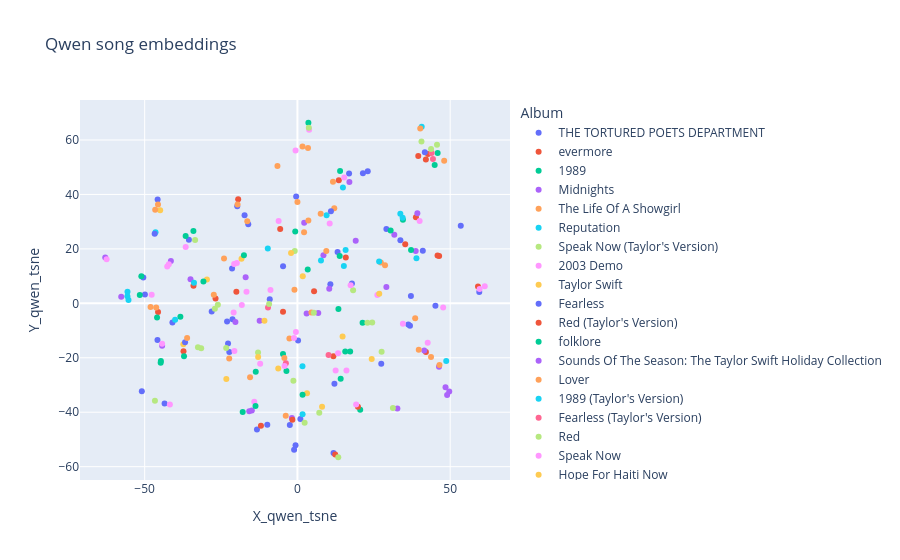

Notebook cell for this chart:
### Code cell
fig = px.scatter(
    dataset, 
    x="X_qwen_tsne", 
    y="Y_qwen_tsne", 
    color="Album",
    title="Qwen song embeddings",
    hover_name="Song Name"
)

fig.show()

html_str = fig.to_html(full_html=False, include_plotlyjs='cdn')

with open("figures/qwen_song_Album.html", "w") as f:
    f.write(html_str)

### Figure 1 — Plotly figure (JSON) as saved in the notebook; plotly's stock layout.template omitted (floating-point values rounded to 4 significant figures)
{"data": [{"hovertemplate": "<b>%{hovertext}</b><br><br>Album=THE TORTURED POETS DEPARTMENT<br>X_qwen_tsne=%{x}<br>Y_qwen_tsne=%{y}<extra></extra>", "hovertext": ["Cassandra", "Chloe or Sam or Sophia or Marcus", "imgonnagetyouback", "So High School", "The Manuscript", "Fortnight", "My Boy Only Breaks His Favorite Toys", "The Alchemy", "The Albatross", "Fresh Out The Slammer", "thanK you aIMee", "The Tortured Poets Department", "\\u200eloml", "Peter", "So Long, London", "The Prophecy", "The Bolter", "Florida!!!", "I Can Do It With A Broken Heart", "But Daddy I Love Him", "Guilty As Sin?", "Clara Bow", "Robin", "The Smallest Man Who Ever Lived", "Down Bad", "I Can Fix Him (No Really I Can)", "The Black Dog", "How Did It End?", "I Look in People's Windows", "I Hate It Here", "Who's Afraid Of Little Old Me?"], "legendgroup": "THE TORTURED POETS DEPARTMENT", "marker": {"color": "#636efa", "symbol": "circle"}, "mode": "markers", "name": "THE TORTURED POETS DEPARTMENT", "orientation": "v", "showlegend": true, "type": "scatter", "x": [-13.25, 12.11, 13.15, -19.7, 41.04, 36.85, -40.92, 0.2117, 29.12, 37.14, -2.484, -45.81, 0.9655, -0.6173, -22.71, -28.06, -45.76, 36.3, -35.52, -17.3, -16.1, 23.01, -43.48, -23.03, -21.4, 45.16, -21.24, -9.864, 27.43, 33.7, -50.44], "xaxis": "x", "y": [-46.32, -29.53, 18.89, 35.63, 19.32, -8.203, -7.044, -13.61, 27.33, 2.692, -44.66, -13.47, -42.52, -52.1, -14.79, -3.02, 38.1, -7.766, 23.36, 32.36, 29.07, 48.56, -36.82, -6.639, 12.81, -0.8765, -5.848, -44.63, -22.16, 23.15, 9.532], "yaxis": "y"}, {"hovertemplate": "<b>%{hovertext}</b><br><br>Album=evermore<br>X_qwen_tsne=%{x}<br>Y_qwen_tsne=%{y}<extra></extra>", "hovertext": ["ivy", "coney island", "no body, no crime", "cowboy like me", "happiness", "closure", "it's time to go", "right where you left me", "willow", "gold rush", "long story short", "marjorie", "tolerate it", "champagne problems", "dorothea", "'tis the damn season", "evermore"], "legendgroup": "evermore", "marker": {"color": "#EF553B", "symbol": "circle"}, "mode": "markers", "name": "evermore", "orientation": "v", "showlegend": true, "type": "scatter", "x": [-11.94, 42.75, 39.56, 15.83, -4.716, -34.02, 45.86, 46.38, -26.8, -5.643, -45.62, -37.29, -19.99, 38.78, -19.4, 42.05, 42.04], "xaxis": "x", "y": [-44.97, 54.88, 54.13, 16.8, -3.071, 6.442, 17.6, 17.4, 1.813, 27.35, -3.148, -17.61, 4.243, 31.66, 38.22, -17.9, 52.8], "yaxis": "y"}, {"hovertemplate": "<b>%{hovertext}</b><br><br>Album=1989<br>X_qwen_tsne=%{x}<br>Y_qwen_tsne=%{y}<extra></extra>", "hovertext": ["You Are In Love", "Bad Blood", "Clean", "Out Of The Woods", "I Wish You Would", "I Know Places", "How You Get The Girl", "Shake It Off", "This Love", "Style", "All You Had To Do Was Stay", "Blank Space", "Wonderland", "Welcome To New York", "New Romantics", "Wildest Dreams"], "legendgroup": "1989", "marker": {"color": "#00cc96", "symbol": "circle"}, "mode": "markers", "name": "1989", "orientation": "v", "showlegend": true, "type": "scatter", "x": [34.53, -4.724, -17.92, 14.16, 20.54, -38.31, -3.601, -36.59, -0.7191, 17.26, -13.64, 13.83, 13.96, 21.32, 3.37, 15.65], "xaxis": "x", "y": [30.72, -18.65, -39.89, -27.67, -39.05, -4.947, -24.82, 24.76, 26.36, -17.69, -25.12, 17.37, 48.65, -7.168, 12.46, -17.69], "yaxis": "y"}, {"hovertemplate": "<b>%{hovertext}</b><br><br>Album=Midnights<br>X_qwen_tsne=%{x}<br>Y_qwen_tsne=%{y}<extra></extra>", "hovertext": ["Would've, Could've, Should've", "Question...?", "Dear Reader", "Snow On The Beach", "Lavender Haze", "Labyrinth", "High Infidelity", "Bejeweled", "Maroon", "Vigilante Shit", "Mastermind", "You're On Your Own, Kid", "You're Losing Me (From The Vault)", "Karma", "Glitch", "Hits Different", "Anti-Hero", "The Great War", "Paris", "Sweet Nothing", "Midnight Rain", "Bigger Than The Whole Sky"], "legendgroup": "Midnights", "marker": {"color": "#ab63fa", "symbol": "circle"}, "mode": "markers", "name": "Midnights", "orientation": "v", "showlegend": true, "type": "scatter", "x": [-14.92, 38.71, 31.71, -16.95, 17.01, -41.42, 6.814, 8.516, -1.814, -62.9, 19.07, 41.5, -44.29, -57.67, 3.005, -20.3, -35.0, -12.37, 39.25, 29.11, 2.219, -15.77], "xaxis": "x", "y": [-39.34, 19.21, 25.24, 9.557, 44.53, 15.56, -3.533, 17.67, -42.1, 16.8, 22.95, -17.31, -15.56, 2.415, -3.741, -6.816, 8.873, -6.441, 33.1, 6.008, 29.58, -39.67], "yaxis": "y"}, {"hovertemplate": "<b>%{hovertext}</b><br><br>Album=The Life Of A Showgirl<br>X_qwen_tsne=%{x}<br>Y_qwen_tsne=%{y}<extra></extra>", "hovertext": ["Ruin The Friendship", "Cleveland!", "CANCELLED!", "Babylon", "The Life Of A Showgirl", "Elizabeth Taylor", "Actually Romantic", "Wood", "Father Figure", "Opalite", "Eldest Daughter", "Patient Zero", "The Fate Of Ophelia", "Wi$h Li$t", "Honey", "Pink Clouding"], "legendgroup": "The Life Of A Showgirl", "marker": {"color": "#FFA15A", "symbol": "circle"}, "mode": "markers", "name": "The Life Of A Showgirl", "orientation": "v", "showlegend": true, "type": "scatter", "x": [39.71, 1.658, 27.3, 38.54, 3.46, 48.03, 12.05, 9.446, -15.5, -2.624, -45.64, 28.67, -27.37, 3.575, -6.538, -24.03], "xaxis": "x", "y": [-17.02, 57.61, 15.02, -5.447, 57.06, 52.39, 34.91, 19.22, -27.17, -12.93, 36.28, 14.0, 3.115, 30.47, 50.45, 16.51], "yaxis": "y"}, {"hovertemplate": "<b>%{hovertext}</b><br><br>Album=Reputation<br>X_qwen_tsne=%{x}<br>Y_qwen_tsne=%{y}<extra></extra>", "hovertext": ["Gorgeous", "End Game", "Getaway Car", "Look What You Made Me Do", "Dancing With Our Hands Tied", "Dress", "Delicate", "So It Goes...", "...Ready For It?", "This Is Why We Can't Have Nice Things", "Call It What You Want", "New Year's Day", "I Did Something Bad", "King Of My Heart", "Don't Blame Me"], "legendgroup": "Reputation", "marker": {"color": "#19d3f3", "symbol": "circle"}, "mode": "markers", "name": "Reputation", "orientation": "v", "showlegend": true, "type": "scatter", "x": [-46.45, 40.67, 1.651, -55.65, 33.68, 34.43, 9.542, 15.19, -55.29, 26.73, -40.04, 48.7, -55.62, 14.89, 7.708], "xaxis": "x", "y": [26.15, 64.87, -23.12, 2.601, 32.93, 31.44, 32.39, 13.7, 1.195, 15.41, -6.049, -21.23, 4.28, 42.57, 15.75], "yaxis": "y"}, {"hovertemplate": "<b>%{hovertext}</b><br><br>Album=Speak Now (Taylor's Version)<br>X_qwen_tsne=%{x}<br>Y_qwen_tsne=%{y}<extra></extra>", "hovertext": ["Timeless (Taylor's Version) (From The Vault)", "I Can See You (Taylor's Version) (From The Vault)", "Castles Crumbling (Taylor's Version) (From The Vault)", "When Emma Falls in Love (Taylor's Version) (From The Vault)", "Electric Touch (Taylor's Version) (From The Vault)", "Foolish One (Taylor's Version) (From The Vault)"], "legendgroup": "Speak Now (Taylor's Version)", "marker": {"color": "#B6E880", "symbol": "circle"}, "mode": "markers", "name": "Speak Now (Taylor's Version)", "orientation": "v", "showlegend": true, "type": "scatter", "x": [7.149, -0.8808, -46.64, -12.89, 18.22, -27.02], "xaxis": "x", "y": [-40.15, 19.22, -35.75, -18.08, 4.78, -1.943], "yaxis": "y"}, {"hovertemplate": "<b>%{hovertext}</b><br><br>Album=2003 Demo<br>X_qwen_tsne=%{x}<br>Y_qwen_tsne=%{y}<extra></extra>", "hovertext": ["Why Do You Tell Me?", "Smokey Black Nights", "Baby Blue", "My Turn To Be Me", "Same Girl", "Lucky You", "Point Of View", "Ride On", "A Little More Like You", "Beautiful Days", "Never Fade", "One-Sided Goodbye", "Fire", "Kid In The Crowd", "Halfway To Texas", "I Used To Fly", "Houston Rodeo", "Mary Jo", "Your Heart's Somewhere Else"], "legendgroup": "2003 Demo", "marker": {"color": "#FF97FF", "symbol": "circle"}, "mode": "markers", "name": "2003 Demo", "orientation": "v", "showlegend": true, "type": "scatter", "x": [-42.09, -16.68, -0.6078, 10.55, 26.16, 3.819, -6.148, -0.4988, -42.61, -14.13, -20.71, -12.2, -36.57, 61.31, 34.52, -19.82, 47.7, 42.63, -18.2], "xaxis": "x", "y": [14.33, 4.245, 56.17, 29.33, 3.103, 63.77, 30.28, -10.52, 13.52, -36.16, 14.41, -22.19, 20.72, 6.32, -7.524, 14.82, -1.53, -14.46, -0.6404], "yaxis": "y"}, {"hovertemplate": "<b>%{hovertext}</b><br><br>Album=Taylor Swift<br>X_qwen_tsne=%{x}<br>Y_qwen_tsne=%{y}<extra></extra>", "hovertext": ["Mary's Song (Oh My My My)", "A Place In This World", "Should've Said No", "Cold As You", "The Outside", "Invisible", "Tied Together With A Smile", "A Perfectly Good Heart", "Tim McGraw", "Teardrops On My Guitar", "Stay Beautiful", "Our Song", "Picture To Burn", "I'm Only Me When I'm With You"], "legendgroup": "Taylor Swift", "marker": {"color": "#FECB52", "symbol": "circle"}, "mode": "markers", "name": "Taylor Swift", "orientation": "v", "showlegend": true, "type": "scatter", "x": [8.066, 26.77, -6.28, -37.34, -29.62, -2.089, -12.86, -23.27, 3.139, 1.744, 14.78, 24.31, -44.93, -18.3], "xaxis": "x", "y": [-38.0, 3.527, -23.91, -15.01, 8.724, 18.48, -19.71, -27.8, -33.04, 9.973, -12.19, -20.46, 34.21, 16.35], "yaxis": "y"}, {"hovertemplate": "<b>%{hovertext}</b><br><br>Album=Fearless<br>X_qwen_tsne=%{x}<br>Y_qwen_tsne=%{y}<extra></extra>", "hovertext": ["Jump Then Fall", "Superstar", "Forever & Always", "You're Not Sorry", "White Horse", "Fearless", "The Other Side Of The Door", "The Way I Loved You", "You Belong With Me", "Come In With The Rain", "Love Story", "Untouchable", "Tell Me Why", "The Best Day", "Hey Stephen", "Change", "Breathe", "Fifteen"], "legendgroup": "Fearless", "marker": {"color": "#636efa", "symbol": "circle"}, "mode": "markers", "name": "Fearless", "orientation": "v", "showlegend": true, "type": "scatter", "x": [10.78, 21.44, -22.3, 11.81, -1.09, 17.84, -36.77, -46.73, 10.97, -9.059, -0.4185, -4.708, -49.92, 59.52, 16.91, -50.93, 41.7, 53.47], "xaxis": "x", "y": [6.995, 47.81, -17.89, -54.98, -53.81, 7.242, -14.25, 25.55, 33.86, 1.499, 39.27, 13.67, 3.232, 4.16, 47.7, -32.28, 55.54, 28.5], "yaxis": "y"}, {"hovertemplate": "<b>%{hovertext}</b><br><br>Album=Red (Taylor's Version)<br>X_qwen_tsne=%{x}<br>Y_qwen_tsne=%{y}<extra></extra>", "hovertext": ["Nothing New (Taylor's Version) (From The Vault)", "All Too Well (10 Minute Version) (Taylor's Version) (From The Vault)", "The Very First Night (Taylor's Version) (From The Vault)", "Run (Taylor's Version) (From The Vault)", "Forever Winter (Taylor's Version) (From The Vault)", "Message In A Bottle (Taylor's Version) (From The Vault)", "Babe (Taylor's Version) (From The Vault)", "I Bet You Think About Me (Taylor's Version) (From The Vault)"], "legendgroup": "Red (Taylor's Version)", "marker": {"color": "#EF553B", "symbol": "circle"}, "mode": "markers", "name": "Red (Taylor's Version)", "orientation": "v", "showlegend": true, "type": "scatter", "x": [59.1, -1.664, 19.81, 5.453, 11.77, 13.55, 12.36, 35.28], "xaxis": "x", "y": [6.216, -42.81, -37.97, 4.414, -19.41, 45.25, -55.53, 21.68], "yaxis": "y"}, {"hovertemplate": "<b>%{hovertext}</b><br><br>Album=folklore<br>X_qwen_tsne=%{x}<br>Y_qwen_tsne=%{y}<extra></extra>", "hovertext": ["the last great american dynasty", "peace", "invisible string", "hoax", "this is me trying", "my tears ricochet", "the 1", "mirrorball", "seven", "the lakes", "exile", "august", "epiphany", "mad woman", "betty", "illicit affairs", "cardigan"], "legendgroup": "folklore", "marker": {"color": "#00cc96", "symbol": "circle"}, "mode": "markers", "name": "folklore", "orientation": "v", "showlegend": true, "type": "scatter", "x": [3.586, -17.52, 1.682, -51.6, -30.77, -44.69, -13.72, -34.05, 13.42, -44.76, 45.9, -37.12, -45.95, -51.09, 37.19, 30.5, 44.92], "xaxis": "x", "y": [66.34, 17.68, -33.58, 3.02, 8.063, -21.19, -37.74, 26.56, -2.076, -21.81, 55.27, -19.48, -5.195, 9.986, 19.6, 26.74, 50.81], "yaxis": "y"}, {"hovertemplate": "<b>%{hovertext}</b><br><br>Album=Sounds Of The Season: The Taylor Swift Holiday Collection<br>X_qwen_tsne=%{x}<br>Y_qwen_tsne=%{y}<extra></extra>", "hovertext": ["White Christmas", "Last Christmas", "Christmases When You Were Mine", "Silent Night", "Santa Baby", "Christmas Must Be Something More"], "legendgroup": "Sounds Of The Season: The Taylor Swift Holiday Collection", "marker": {"color": "#ab63fa", "symbol": "circle"}, "mode": "markers", "name": "Sounds Of The Season: The Taylor Swift Holiday Collection", "orientation": "v", "showlegend": true, "type": "scatter", "x": [49.69, 46.33, 48.47, 10.41, 48.99, 32.72], "xaxis": "x", "y": [-32.39, -23.31, -30.81, 5.372, -33.67, -38.61], "yaxis": "y"}, {"hovertemplate": "<b>%{hovertext}</b><br><br>Album=Lover<br>X_qwen_tsne=%{x}<br>Y_qwen_tsne=%{y}<extra></extra>", "hovertext": ["Miss Americana & The Heartbreak Prince", "You Need To Calm Down", "Afterglow", "Daylight", "It's Nice To Have A Friend", "Cruel Summer", "Death By A Thousand Cuts", "I Forgot That You Existed", "Soon You'll Get Better", "Lover", "Cornelia Street", "False God", "The Archer", "London Boy", "Paper Rings", "The Man", "ME!", "I Think He Knows"], "legendgroup": "Lover", "marker": {"color": "#FFA15A", "symbol": "circle"}, "mode": "markers", "name": "Lover", "orientation": "v", "showlegend": true, "type": "scatter", "x": [-19.6, -46.56, -36.11, 4.573, 43.73, 2.169, -4.28, -22.33, -0.9766, 46.49, -3.827, -16.42, -46.23, 11.64, 0.002842, -48.07, 40.2, 7.614], "xaxis": "x", "y": [36.3, 34.35, -12.75, -3.384, -19.75, 26.1, -20.05, -20.24, 4.999, -22.66, -41.32, 30.18, -1.523, 44.63, 37.19, -1.337, 64.27, 32.92], "yaxis": "y"}, {"hovertemplate": "<b>%{hovertext}</b><br><br>Album=1989 (Taylor's Version)<br>X_qwen_tsne=%{x}<br>Y_qwen_tsne=%{y}<extra></extra>", "hovertext": ["Suburban Legends (Taylor's Version) (From The Vault)", "Is It Over Now? (Taylor's Version) (From The Vault)", "\\\"Slut!\\\" (Taylor's Version) (From The Vault)", "Say Don't Go (Taylor's Version) (From The Vault)", "Now That We Don't Talk (Taylor's Version) (From The Vault)"], "legendgroup": "1989 (Taylor's Version)", "marker": {"color": "#19d3f3", "symbol": "circle"}, "mode": "markers", "name": "1989 (Taylor's Version)", "orientation": "v", "showlegend": true, "type": "scatter", "x": [1.685, 38.95, 15.77, -9.701, -33.86], "xaxis": "x", "y": [-40.76, 16.58, 19.63, 20.18, 7.547], "yaxis": "y"}, {"hovertemplate": "<b>%{hovertext}</b><br><br>Album=Fearless (Taylor's Version)<br>X_qwen_tsne=%{x}<br>Y_qwen_tsne=%{y}<extra></extra>", "hovertext": ["Bye Bye Baby (Taylor's Version) (From The Vault)", "Mr. Perfectly Fine (Taylor's Version) (From The Vault)", "That's When (Taylor's Version) (From The Vault)", "Don't You (Taylor's Version) (From The Vault)", "You All Over Me (Taylor's Version) (From The Vault)"], "legendgroup": "Fearless (Taylor's Version)", "marker": {"color": "#FF6692", "symbol": "circle"}, "mode": "markers", "name": "Fearless (Taylor's Version)", "orientation": "v", "showlegend": true, "type": "scatter", "x": [-3.782, 10.18, 43.92, -9.63, 44.35], "xaxis": "x", "y": [-22.05, -18.94, 55.2, -1.555, 53.0], "yaxis": "y"}, {"hovertemplate": "<b>%{hovertext}</b><br><br>Album=Red<br>X_qwen_tsne=%{x}<br>Y_qwen_tsne=%{y}<extra></extra>", "hovertext": ["Girl At Home", "Come Back... Be Here", "Stay Stay Stay", "Sad Beautiful Tragic", "22", "State Of Grace", "I Knew You Were Trouble", "Begin Again", "Starlight", "Treacherous", "Red", "I Almost Do", "We Are Never Ever Getting Back Together", "The Moment I Knew", "The Last Time", "Holy Ground", "Everything Has Changed", "The Lucky One"], "legendgroup": "Red", "marker": {"color": "#B6E880", "symbol": "circle"}, "mode": "markers", "name": "Red", "orientation": "v", "showlegend": true, "type": "scatter", "x": [13.37, 24.47, -32.56, -1.322, 40.6, 5.379, -23.32, -33.49, 2.36, -26.04, 27.56, -9.263, -31.5, 31.25, 43.74, 22.9, 45.68, 3.734], "xaxis": "x", "y": [-56.54, -7.004, -16.1, -28.47, 59.46, -3.437, -16.37, 23.29, -43.89, -0.5363, -17.8, -0.2472, -16.53, -38.42, 56.67, -7.158, 58.26, 64.54], "yaxis": "y"}, {"hovertemplate": "<b>%{hovertext}</b><br><br>Album=Speak Now<br>X_qwen_tsne=%{x}<br>Y_qwen_tsne=%{y}<extra></extra>", "hovertext": ["Ours", "Better Than Revenge", "Speak Now", "Superman", "Dear John", "Long Live", "Mine", "Haunted", "If This Was A Movie", "Never Grow Up", "Sparks Fly", "The Story Of Us", "Innocent", "Last Kiss", "Enchanted", "Back To December", "Mean"], "legendgroup": "Speak Now", "marker": {"color": "#FF97FF", "symbol": "circle"}, "mode": "markers", "name": "Speak Now", "orientation": "v", "showlegend": true, "type": "scatter", "x": [-8.823, -62.45, 40.0, 13.31, -20.63, -41.75, 16.05, -20.88, -4.207, 59.63, 17.41, -44.29, -1.115, 12.51, 15.32, 19.21, -47.71], "xaxis": "x", "y": [4.905, 16.19, 30.25, -18.3, -17.48, -37.2, -24.66, -3.352, -23.05, 5.286, 6.689, -14.82, -12.75, -24.63, 46.25, -37.16, 3.141], "yaxis": "y"}, {"hovertemplate": "<b>%{hovertext}</b><br><br>Album=Hope For Haiti Now<br>X_qwen_tsne=%{x}<br>Y_qwen_tsne=%{y}<extra></extra>", "hovertext": ["Breathless"], "legendgroup": "Hope For Haiti Now", "marker": {"color": "#FECB52", "symbol": "circle"}, "mode": "markers", "name": "Hope For Haiti Now", "orientation": "v", "showlegend": true, "type": "scatter", "x": [-10.79], "xaxis": "x", "y": [-6.416], "yaxis": "y"}], "layout": {"legend": {"title": {"text": "Album"}, "tracegroupgap": 0}, "title": {"text": "Qwen song embeddings"}, "xaxis": {"anchor": "y", "domain": [0, 1], "title": {"text": "X_qwen_tsne"}}, "yaxis": {"anchor": "x", "domain": [0, 1], "title": {"text": "Y_qwen_tsne"}}}}
